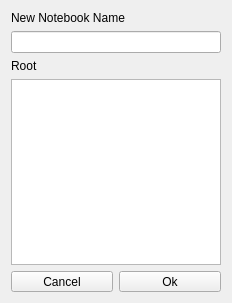
<?xml version="1.0" encoding="UTF-8"?>
<ui version="4.0">
 <class>NewNoteBook</class>
 <widget class="QDialog" name="NewNoteBook">
  <property name="geometry">
   <rect>
    <x>0</x>
    <y>0</y>
    <width>232</width>
    <height>303</height>
   </rect>
  </property>
  <property name="windowTitle">
   <string>Dialog</string>
  </property>
  <layout class="QVBoxLayout" name="verticalLayout">
   <item>
    <widget class="QLabel" name="lblName">
     <property name="text">
      <string>New Notebook Name</string>
     </property>
    </widget>
   </item>
   <item>
    <widget class="QLineEdit" name="editName"/>
   </item>
   <item>
    <widget class="QLabel" name="lblRoot">
     <property name="text">
      <string>Root</string>
     </property>
    </widget>
   </item>
   <item>
    <widget class="QListWidget" name="listWidget"/>
   </item>
   <item>
    <layout class="QHBoxLayout" name="horizontalLayout">
     <item>
      <widget class="QToolButton" name="btnCancel">
       <property name="sizePolicy">
        <sizepolicy hsizetype="Preferred" vsizetype="Fixed">
         <horstretch>0</horstretch>
         <verstretch>0</verstretch>
        </sizepolicy>
       </property>
       <property name="text">
        <string>Cancel</string>
       </property>
      </widget>
     </item>
     <item>
      <widget class="QToolButton" name="btnOk">
       <property name="sizePolicy">
        <sizepolicy hsizetype="Preferred" vsizetype="Fixed">
         <horstretch>0</horstretch>
         <verstretch>0</verstretch>
        </sizepolicy>
       </property>
       <property name="text">
        <string>Ok</string>
       </property>
      </widget>
     </item>
    </layout>
   </item>
  </layout>
 </widget>
 <resources/>
 <connections/>
</ui>
